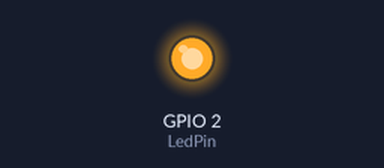
A sketch run on a simulated ESP32. On the bench: output pins drawn as LEDs (lit = HIGH).

Above: at 2.5 s.
At 7.5 s:
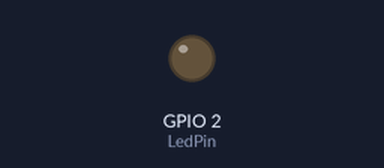
Timing chart, 0 to 13.0 s (numbered marks = the images above):
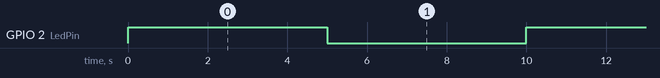

Measured:
- by itself, GPIO 2 (LedPin): alternates HIGH for 5.0 s and LOW for 5.0 s

The sketch:

Blink_ESP32.ino
```cpp
// int LedPin = 2;
#define LedPin 2
//  define宣告  LedPin  接為 2

// the setup function runs once when you press reset or power the board
void setup() //程式 起始區
{
  // initialize digital pin LED_BUILTIN as an output.
  pinMode(LedPin, OUTPUT);
  //宣告腳位模式：pinMode（腳位 , 模式）;
  // 設計腳位狀態，設定LedPin(2)為輸出狀態(OUTPUT)
  //設定腳位預設值
    digitalWrite(LedPin, LOW);    // turn the LED off by making the voltage LOW
     //數位寫入：digitalWrite（腳位 , 電位）
}

// the loop function runs over and over again forever
void loop()     //程式 重複區
{
  digitalWrite(LedPin, HIGH);   // turn the LED on (HIGH is the voltage level)
  //數位寫入：digitalWrite（腳位 , 電位）
  //設定LedPin(2) 腳位狀態 為高電位==>電量燈泡
  delay(5000);                       // wait for a second
  //延遲3000單位==>1000單位==1秒鐘，所以延遲3秒鐘
  digitalWrite(LedPin, LOW);    // turn the LED off by making the voltage LOW
     //數位寫入：digitalWrite（腳位 , 電位）
   //設定LedPin(2) 腳位狀態 為低電位==>關閉電量燈泡
  delay(5000);                       // wait for a second
   //延遲3000單位==>1000單位==1秒鐘，所以延遲3秒鐘
}
```
